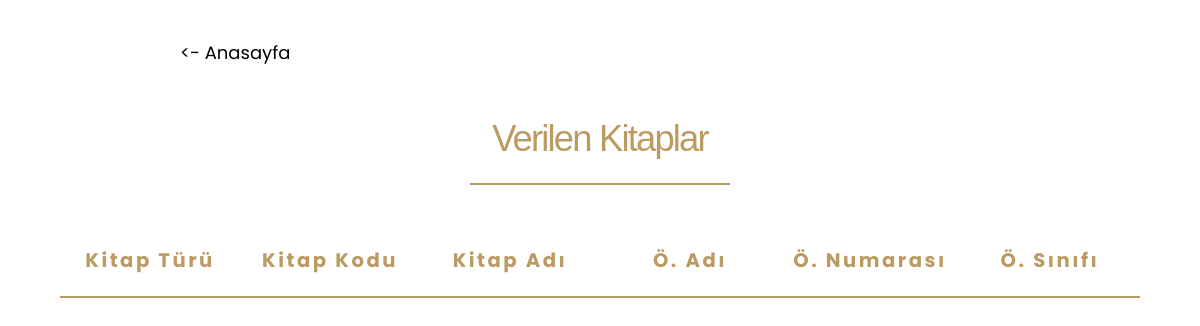
The page /given-books on the database as committed earlier.
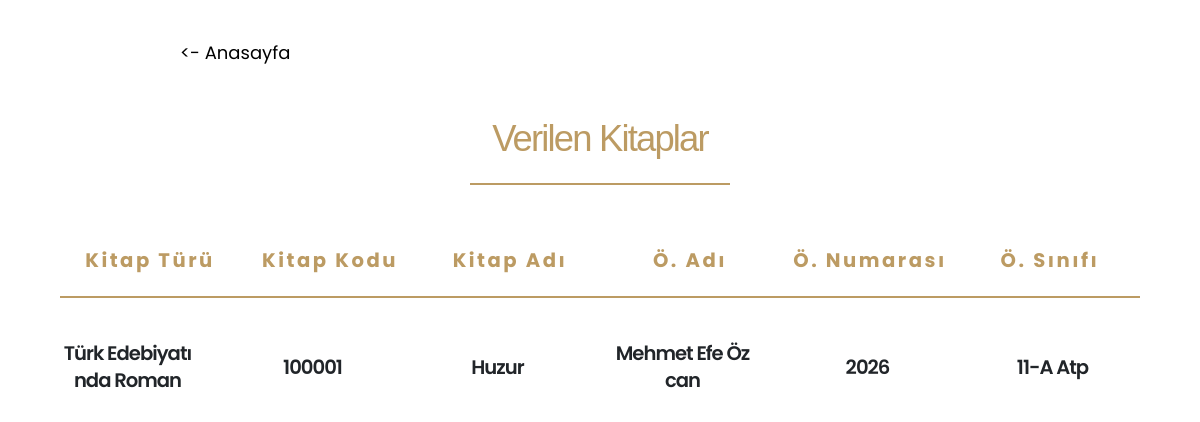
The same page on the database as committed later.
### main.py (models this page shows)
class givenBooks(db.Model):
    id = db.Column(db.Integer, primary_key=True)
    category = db.Column(db.String(100), nullable=False)
    bookCode = db.Column(db.String(100), nullable=False)
    bookName = db.Column(db.String(100), nullable=False)
    studentName = db.Column(db.String(50), nullable=False)
    classroom = db.Column(db.String(10), nullable=False)
    no = db.Column(db.String(10), nullable=False)

### main.py (the view)
@app.route("/given-books", methods=["POST", "GET"])
def givenBooksPage():
    _givenBooks = givenBooks.query.all()
    return render_template("givenBooks.html", givenBooks=_givenBooks)

### templates/givenBooks.html (shortened to what this page needs)
<!DOCTYPE html>
<html lang="en">
  <head>
    <link rel="stylesheet" href="../static/css/bootstrap.min.css" />
    <link rel="stylesheet" href="../static/css/all.min.css" />
    <link rel="stylesheet" href="../static/css/animate.compat.css" />
    <link rel="stylesheet" href="../static/css/simple-line-icons.min.css" />
    <link rel="stylesheet" href="../static/css/owl.carousel.min.css" />
    <link rel="stylesheet" href="../static/css/owl.theme.default.min.css" />
    <link rel="stylesheet" href="../static/css/magnific-popup.min.css" />
    <link rel="stylesheet" href="../static/css/theme.css" />
    <link rel="stylesheet" href="../static/css/theme-elements.css" />
    <link rel="stylesheet" href="../static/css/theme-blog.css" />
    <link rel="stylesheet" href="../static/css/theme-shop.css" />
    <link rel="stylesheet" href="../static/css/demo-restaurant.css" />
    <link
      id="skinCSS"
      rel="stylesheet"
      href="../static/css/skin-restaurant.css"
    />
    <link rel="stylesheet" href="../static/css/custom.css" />
    <link href="../static/css/all.min.css" rel="stylesheet" type="text/css" />
    <link rel="stylesheet" href="../static/css/style.css" />
  </head>
  <body>
    <div style="margin-left: 180px; margin-top: 40px">
      <a
        href="/home"
        style="font-size: large; text-decoration: none; color: black"
        ><- Anasayfa</a
      >
    </div>
    <div
      style="
        width: 260px;
        margin: 0 auto;
        padding-top: 50px;
        text-align: center;
      "
    >
      <h1
        style="
          color: #bc9b63;
          font-family: Verdana, Geneva, Tahoma, sans-serif;
          margin: 0;
        "
      >
        Verilen Kitaplar
      </h1>
      <hr style="color: #bc9b63; border: solid 1px" />
    </div>
    <main style="display: flex; flex-direction: column">
      <div
        style="
          width: 90%;
          margin: 0 auto;
          text-align: center;
          justify-content: center;
          align-items: center;
          padding-top: 40px;
          display: flex;
          flex-direction: row;
        "
      >
        <article style="width: 100%">
          <div>
            <h4
              style="color: #bc9b63"
              class="font-weight-bold positive-ls-3 mb-3"
            >
              Kitap Türü
            </h4>
            <hr style="color: #bc9b63; border: solid 1px" />
          </div>
        </article>
        <article style="width: 100%">
          <div>
            <h4
              style="color: #bc9b63"
              class="font-weight-bold positive-ls-3 mb-3"
            >
              Kitap Kodu
            </h4>
            <hr style="color: #bc9b63; border: solid 1px" />
          </div>
        </article>
        <article style="width: 100%">
          <div>
            <h4
              style="color: #bc9b63"
              class="font-weight-bold positive-ls-3 mb-3"
            >
              Kitap Adı
            </h4>
            <hr style="color: #bc9b63; border: solid 1px" />
          </div>
        </article>
        <article style="width: 100%">
          <div>
            <h4
              style="color: #bc9b63"
              class="font-weight-bold positive-ls-3 mb-3"
            >
              Ö. Adı
            </h4>
            <hr style="color: #bc9b63; border: solid 1px" />
          </div>
        </article>
        <article style="width: 100%">
          <div>
            <h4
              style="color: #bc9b63"
              class="font-weight-bold positive-ls-3 mb-3"
            >
              Ö. Numarası
            </h4>
            <hr style="color: #bc9b63; border: solid 1px" />
          </div>
        </article>
        <article style="width: 100%">
          <div>
            <h4
              style="color: #bc9b63"
              class="font-weight-bold positive-ls-3 mb-3"
            >
              Ö. Sınıfı
            </h4>
            <hr style="color: #bc9b63; border: solid 1px" />
          </div>
        </article>
      </div>
      {% for book in givenBooks %}
      <div
        style="
          width: 90%;
          margin: 0 auto;
          text-align: center;
          justify-content: center;
          align-items: center;
          padding-top: 20px;
          display: flex;
          flex-direction: row;
        "
      >
        <article style="width: 60%; margin-right: 50px">
          <div>
            <h4 style="word-break: break-all">{{book.category}}</h4>
          </div>
        </article>
        <article style="width: 60%; margin-right: 50px">
          <div>
            <h4 style="word-break: break-all">{{book.bookCode}}</h4>
          </div>
        </article>
        <article style="width: 60%; margin-right: 50px">
          <div>
            <h4 style="word-break: break-all">{{book.bookName}}</h4>
          </div>
        </article>
        <article style="width: 60%; margin-right: 50px">
          <div>
            <h4 style="word-break: break-all">{{book.studentName}}</h4>
          </div>
        </article>
        <article style="width: 60%; margin-right: 50px">
          <div>
            <h4 style="word-break: break-all">{{book.no}}</h4>
          </div>
        </article>
        <article style="width: 60%; margin-right: 20px">
          <div>
            <h4 style="word-break: break-all">{{book.classroom}}</h4>
          </div>
        </article>
      </div>
      {% endfor %}
    </main>
  </body>
</html>

### static/css/demo-restaurant.css (style rules this page uses)
h1, h2, h3 { font-family: "Lora", serif; }

Rows that differ between the two databases and show on the page:
added givenBooks: category "Türk Edebiyatında Roman", bookCode "100001", bookName "Huzur", studentName "Mehmet Efe Özcan", no "2026", classroom "11-A Atp"
